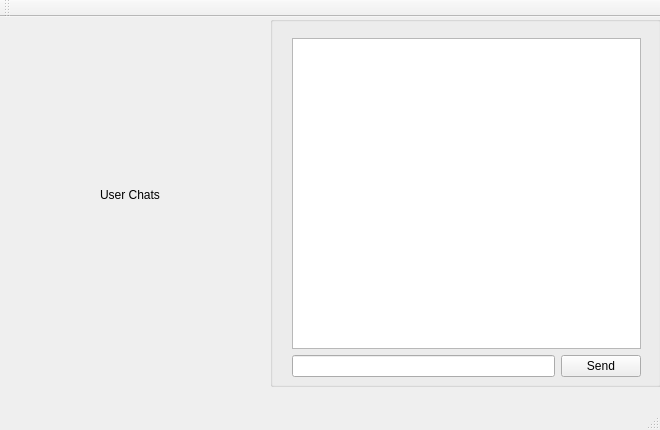
<?xml version="1.0" encoding="UTF-8"?>
<ui version="4.0">
 <class>MainWindow</class>
 <widget class="QMainWindow" name="MainWindow">
  <property name="enabled">
   <bool>true</bool>
  </property>
  <property name="geometry">
   <rect>
    <x>0</x>
    <y>0</y>
    <width>660</width>
    <height>430</height>
   </rect>
  </property>
  <property name="windowTitle">
   <string>MainWindow</string>
  </property>
  <widget class="QWidget" name="centralWidget">
   <widget class="QGroupBox" name="groupBox">
    <property name="geometry">
     <rect>
      <x>270</x>
      <y>-1</y>
      <width>391</width>
      <height>371</height>
     </rect>
    </property>
    <property name="title">
     <string/>
    </property>
    <widget class="QWidget" name="">
     <property name="geometry">
      <rect>
       <x>11</x>
       <y>11</y>
       <width>371</width>
       <height>361</height>
      </rect>
     </property>
     <layout class="QVBoxLayout" name="verticalLayout">
      <item>
       <widget class="QTextEdit" name="txtChat"/>
      </item>
      <item>
       <layout class="QHBoxLayout" name="horizontalLayout">
        <item>
         <widget class="QLineEdit" name="txtInput"/>
        </item>
        <item>
         <widget class="QPushButton" name="btnSend">
          <property name="text">
           <string>Send</string>
          </property>
         </widget>
        </item>
       </layout>
      </item>
     </layout>
    </widget>
   </widget>
   <widget class="QLabel" name="label">
    <property name="geometry">
     <rect>
      <x>100</x>
      <y>170</y>
      <width>71</width>
      <height>16</height>
     </rect>
    </property>
    <property name="text">
     <string>User Chats</string>
    </property>
   </widget>
   <widget class="QWidget" name="">
    <property name="geometry">
     <rect>
      <x>0</x>
      <y>0</y>
      <width>2</width>
      <height>2</height>
     </rect>
    </property>
    <layout class="QFormLayout" name="formLayout"/>
   </widget>
  </widget>
  <widget class="QMenuBar" name="menuBar">
   <property name="geometry">
    <rect>
     <x>0</x>
     <y>0</y>
     <width>660</width>
     <height>22</height>
    </rect>
   </property>
  </widget>
  <widget class="QToolBar" name="mainToolBar">
   <attribute name="toolBarArea">
    <enum>TopToolBarArea</enum>
   </attribute>
   <attribute name="toolBarBreak">
    <bool>false</bool>
   </attribute>
  </widget>
  <widget class="QStatusBar" name="statusBar"/>
 </widget>
 <layoutdefault spacing="6" margin="11"/>
 <resources/>
 <connections/>
</ui>
